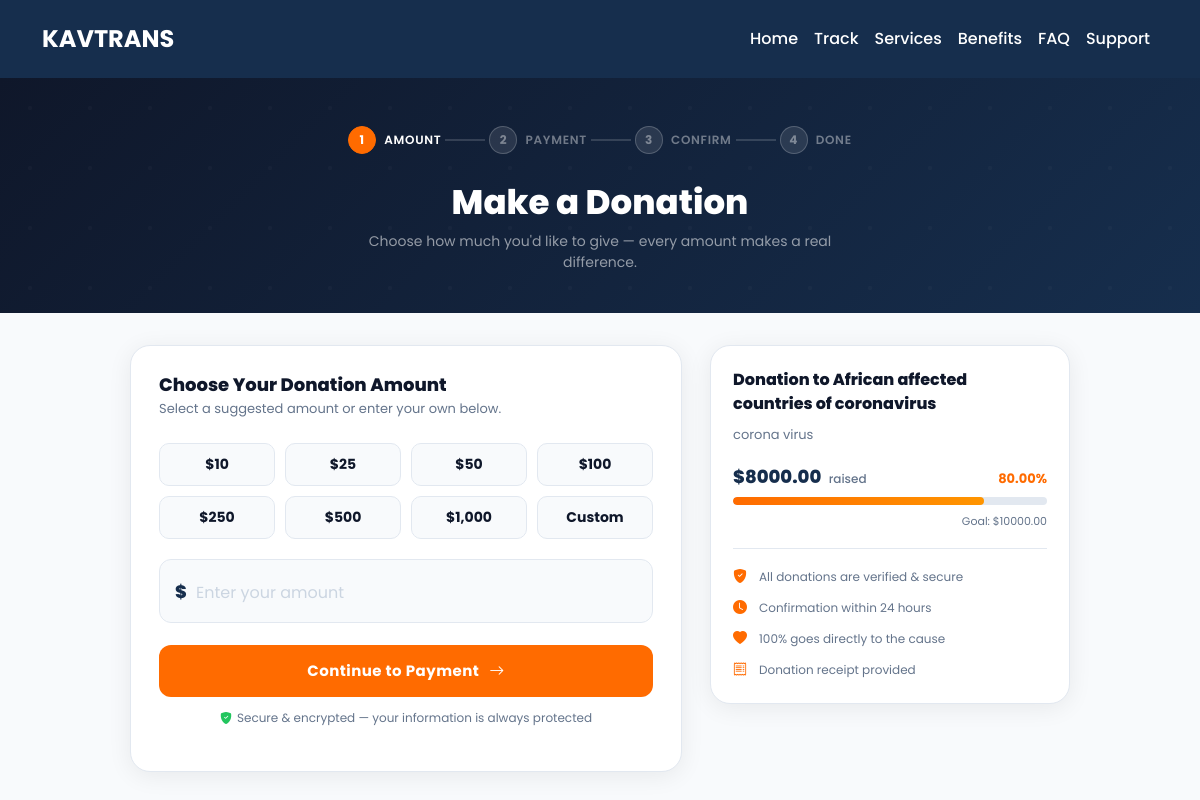
/donate/7/, run on the app's committed database.
### core/models.py (models this page shows, shortened)
class DonationCause(models.Model):
    title = models.CharField(max_length=200)
    description = models.TextField()
    image = CloudinaryField('image', blank=True, null=True)  # <- use CloudinaryField
    target_amount = models.DecimalField(max_digits=10, decimal_places=2)
    amount_raised = models.DecimalField(max_digits=10, decimal_places=2, default=0)
    is_active = models.BooleanField(default=True)
    created_at = models.DateTimeField(auto_now_add=True)
    def progress_percentage(self):
        if self.target_amount > 0:
            return round((self.amount_raised / self.target_amount) * 100, 2)
        return 0

### core/views.py (the view, shortened to what this page needs)
# urls.py: path("donate/<int:cause_id>/", views.donate_amount, name="donate_amount"),
def donate_amount(request, cause_id):
    cause = get_object_or_404(DonationCause, id=cause_id)
    for key in ['donation_amount', 'payment_type', 'crypto_currency']:
        request.session.pop(key, None)
    return render(request, "dashboard/donate.html", {"cause": cause})

### templates/dashboard/donate.html (shortened to what this page needs)
{% extends "dashboard/dashboard_base.html" %}
{% load static %}
{% block content %}
<div class="dn-page">
    <div class="dn-banner">
        <div class="container dn-banner-inner">
            <div class="dn-step-pills">
                <div class="dn-step active">
                    <div class="dn-step-num">1</div>
                    Amount
                </div>
                <div class="dn-step-line"></div>
                <div class="dn-step">
                    <div class="dn-step-num">2</div>
                    Payment
                </div>
                <div class="dn-step-line"></div>
                <div class="dn-step">
                    <div class="dn-step-num">3</div>
                    Confirm
                </div>
                <div class="dn-step-line"></div>
                <div class="dn-step">
                    <div class="dn-step-num">4</div>
                    Done
                </div>
            </div>
            <h1>Make a Donation</h1>
            <p>Choose how much you'd like to give — every amount makes a real difference.</p>
        </div>
    </div>
    <div class="dn-layout">
        <div class="dn-card">
            <div class="dn-form-header">
                <h4>Choose Your Donation Amount</h4>
                <p>Select a suggested amount or enter your own below.</p>
            </div>
            <div class="dn-form-body">
                <form method="POST" id="donateForm">
                    <div class="dn-quick-amounts" id="quickAmounts">
                        <button type="button" class="dn-quick-btn" data-amount="10">$10</button>
                        <button type="button" class="dn-quick-btn" data-amount="25">$25</button>
                        <button type="button" class="dn-quick-btn" data-amount="50">$50</button>
                        <button type="button" class="dn-quick-btn" data-amount="100">$100</button>
                        <button type="button" class="dn-quick-btn" data-amount="250">$250</button>
                        <button type="button" class="dn-quick-btn" data-amount="500">$500</button>
                        <button type="button" class="dn-quick-btn" data-amount="1000">$1,000</button>
                        <button type="button" class="dn-quick-btn">Custom</button>
                    </div>
                    <div class="dn-input-wrap">
                        <span class="dn-input-prefix">$</span>
                        <input type="number"
                               name="amount"
                               id="amountInput"
                               class="dn-amount-input"
                               placeholder="Enter your amount"
                               min="1"
                               required>
                    </div>
                    <button type="submit" class="dn-submit-btn">
                        Continue to Payment <i class="bi bi-arrow-right"></i>
                    </button>
                    <p class="dn-submit-note">
                        <i class="bi bi-shield-fill-check"></i>
                        Secure &amp; encrypted — your information is always protected
                    </p>
                </form>
            </div>
        </div>
        <div class="dn-card">
            <div class="dn-cause-body">
                <div class="dn-cause-title">{{ cause.title }}</div>
                <p class="dn-cause-desc">{{ cause.description }}</p>
                <div class="dn-prog-labels">
                    <span class="dn-prog-raised">
                        ${{ cause.amount_raised }}
                        <small>raised</small>
                    </span>
                    <span class="dn-prog-pct">{{ cause.progress_percentage }}%</span>
                </div>
                <div class="dn-prog-bar-bg">
                    <div class="dn-prog-bar-fill" style="width:{{ cause.progress_percentage }}%"></div>
                </div>
                <div class="dn-prog-goal">Goal: ${{ cause.target_amount }}</div>
                <div class="dn-trust">
                    <div class="dn-trust-row">
                        <i class="bi bi-shield-fill-check"></i>
                        All donations are verified &amp; secure
                    </div>
                    <div class="dn-trust-row">
                        <i class="bi bi-clock-fill"></i>
                        Confirmation within 24 hours
                    </div>
                    <div class="dn-trust-row">
                        <i class="bi bi-heart-fill"></i>
                        100% goes directly to the cause
                    </div>
                    <div class="dn-trust-row">
                        <i class="bi bi-receipt"></i>
                        Donation receipt provided
                    </div>
                </div>
            </div>
        </div>
    </div>
</div>
{% endblock %}

### templates/dashboard/dashboard_base.html (style rules this page uses)
:root { --primary:#162e4d; --secondary:#000; --white:#fff; --light:#f5f7fa; }
body { font-family:'Poppins', sans-serif; background:var(--light); margin:0; }

### data on the page
DonationCause: title "Donation to African affected countries of coronavirus", description "corona virus", amount_raised "8000.00", progress_percentage "80.00", target_amount "10000.00"
